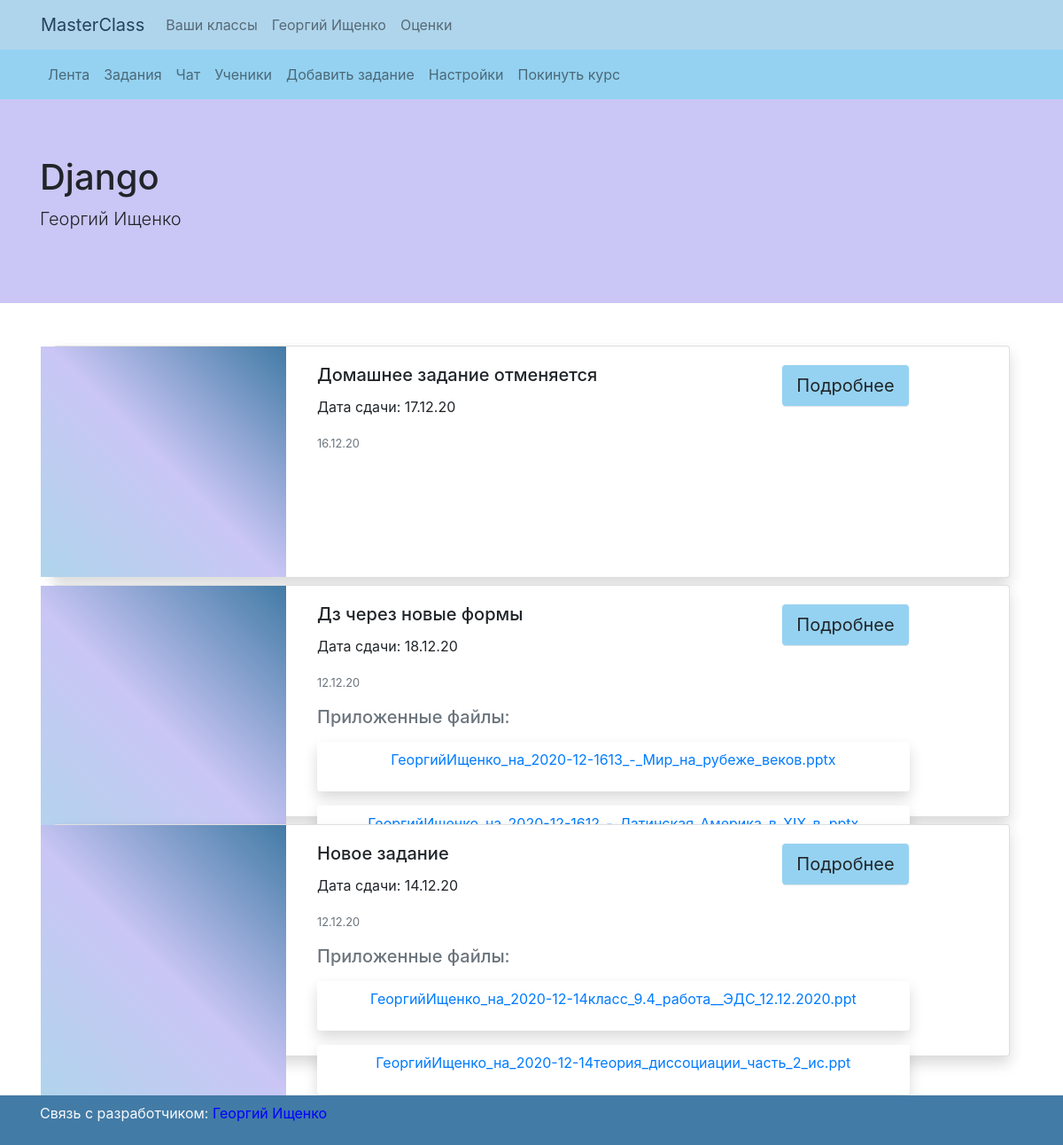
Before: /classes/Django-21/feed (signed in) with the older database file.
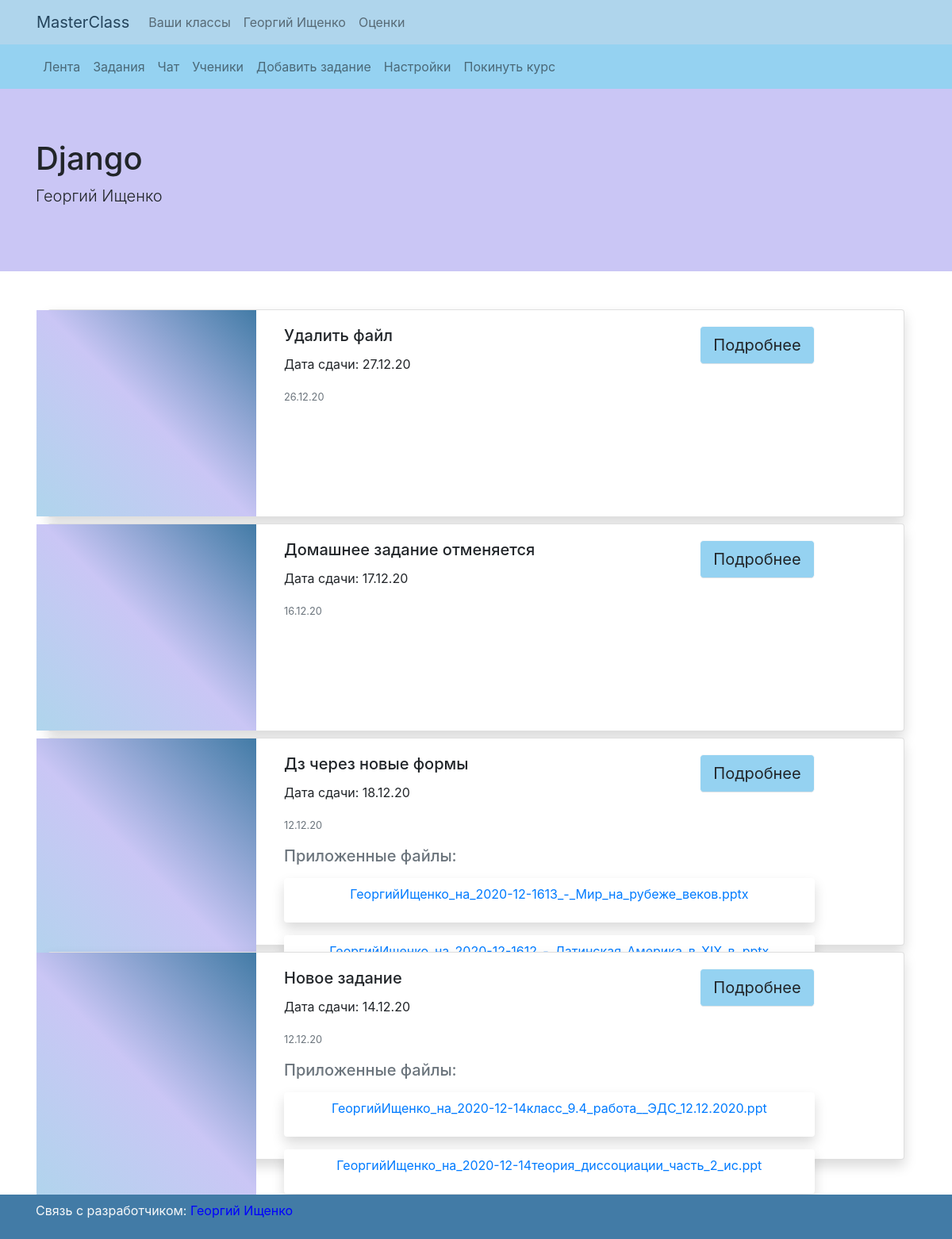
After: the same page with the newer database file.
### my_class/models.py (models this page shows, shortened)
class Task(models.Model):
    title = models.CharField(max_length=32)
    body = RichTextUploadingField(blank=True, null=True)
    date = models.DateField()
    current_class = models.ForeignKey('Class', on_delete=models.CASCADE, null=True, blank=True)
    author = models.ForeignKey(settings.AUTH_USER_MODEL, on_delete=models.CASCADE, blank=True, null=True)
    published_date = models.DateTimeField(auto_now_add=True)
    edit_date = models.DateTimeField(auto_now_add=True, blank=True, null=True)
    max_mark = models.IntegerField(default=5)
    def has_files(self):
        if Files.objects.filter(task=self, is_student_file=False).exists():
            print(Files.objects.filter(task=self, is_student_file=False))
            return True
        else:
            return False
    class Meta:
        verbose_name = "Задания"
        verbose_name_plural = "Задания"
    def get_absolute_url(self):
        return reverse('task-view', kwargs={'name': self.current_class.name, 'pk': self.current_class.pk,
                                            'pin': generate_pin(self.pk)})

class Files(models.Model):
    file = models.FileField(upload_to=generate_teacher_filename, blank=True, null=True, verbose_name='Файл')
    task = models.ForeignKey(Task, blank=True, null=True, on_delete=models.CASCADE)
    student_answer = models.ForeignKey(StudentAnswer, blank=True, null=True, on_delete=models.CASCADE)
    is_student_file = models.BooleanField(default=False)
    class Meta:
        verbose_name = "Файлы"
        verbose_name_plural = "Файлы"
    def get_name(self):
        return self.file.name.split('/')[1]
    def __str__(self):
        return self.file.name

### my_class/views.py (the view)
# urls.py: path('classes/<str:name>-<int:pk>/', class_view, name='class-view'),
@login_required
def class_view(request, name, pk):
    current_class = get_object_or_404(Class, pk=pk)
    tasks_models = Task.objects.filter(current_class=current_class).order_by('-published_date')
    data = dict()
    tasks = []
    for task in tasks_models:
        task_content = dict()
        task_content['task'] = task
        task_content['files'] = Files.objects.filter(task=task, is_student_file=False)
        task_content['images'] = Images.objects.filter(task=task, is_student_file=False)
        tasks.append(task_content)
    data['tasks'] = tasks
    is_teacher = False
    if request.user == current_class.teacher:
        is_teacher = True
    return render(request, 'class_view.html', {
        'class': current_class,
        'data': data,
        'is_teacher': is_teacher
    })

### my_class/models.py (called while the page is built)
def generate_pin(n):
    return n ^ 612345

    def get_absolute_url_feed(self):
        return reverse('feed', kwargs={'name': self.name, 'pk': self.pk})

    def get_absolute_url_tasks(self):
        return reverse('tasks', kwargs={'name': self.name, 'pk': self.pk})

    def get_absolute_url_task_add(self):
        return reverse('task-add', kwargs={'name': self.name, 'pk': self.pk})

    def get_absolute_url_students(self):
        return reverse('students', kwargs={'name': self.name, 'pk': self.pk})

    def get_absolute_url_settings(self):
        return reverse('settings', kwargs={'name': self.name, 'pk': self.pk})

    def get_absolute_url_leave(self):
        return reverse('leave', kwargs={'name': self.name, 'pk': self.pk})

    def is_teacher(self):
        if len(Class.objects.filter(teacher=self.user)) > 0:
            return True
        else:
            return False

### my_class/templates/class_view.html
{% extends "base.html" %}
{% block content %}
{% include 'class_nav.html' %}
<div class="jumbotron jumbotron-fluid" style="background-color: #CAC6F5;">
  <div class="container">
    <h1 class="display-5">{{class.name}}</h1>
    <p class="lead">{{class.teacher.first_name}} {{class.teacher.last_name}}</p>
  </div>
</div>
<div class="container mt-5">
  {% for el in data.tasks %}
                <div class="col">
                    <div class="card mt-2 shadow" >
                      <div class="row g-0" style="height: 260px;">
                        <div class="col-md-3" style="background: -webkit-linear-gradient(45deg, rgb(175, 213, 236), rgb(202, 198, 245), rgb(66, 123, 166));
                                                    background: -moz-linear-gradient(45deg, rgb(175, 213, 236), rgb(202, 198, 245), rgb(66, 123, 166));
                                                    background: linear-gradient(45deg, rgb(175, 213, 236), rgb(202, 198, 245), rgb(66, 123, 166));">
                        </div>
                        <div class="col-md-8">
                          <div class="card-body">
                            <h5 class="card-title">{{el.task.title}}
                                <a href="{{el.task.get_absolute_url}}" class="btn btn-lg btn-light float-right border-bottom" style="background-color: #95D2F1;">Подробнее</a>
                            </h5>
                            <p class="card-text">Дата сдачи: {{el.task.date | date:'d.m.y'}}</p>
                            <p class="card-text"><small class="text-muted">{{el.task.published_date | date:'d.m.y'}}</small></p>
                              {% if el.task.has_files %}
                            <h5 class="mb-3 text-muted">Приложенные файлы:</h5>
                            {% endif %}
                            {% for f in el.files%}
                            <div class="d-flex justify-content-center shadow p-2 mt-3 bg-white rounded">
                                <p><a href="{{f.file.url}}">{{f.get_name}}</a></p>
                            </div>
                            {% endfor %}
                          </div>
                        </div>
                      </div>
                </div>
                </div>
           {% endfor %}
</div>
{% endblock %}

Changed rows visible on the page:
added Task: task "Удалить файл", task "27.12.20", task.published_date "26.12.20"
